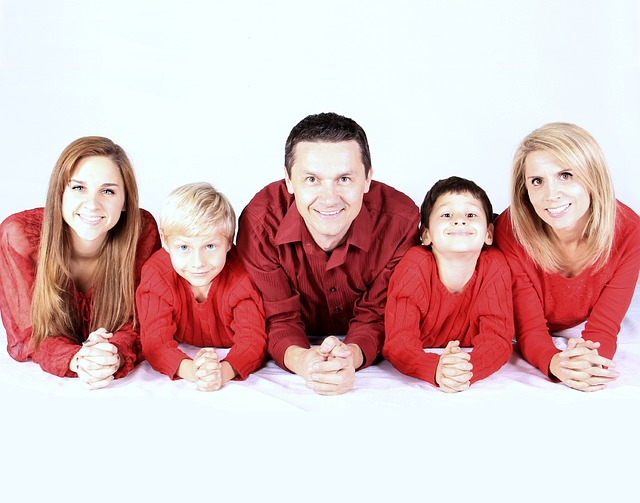
#> input picture 얼굴모자이크처리/샘플이미지.jpg, 640 x 503 px
$ python '얼굴찾아모자이크.py'
#> lines starting #> are read from the running program, lines starting #| are printed output that depends on the picture; after the words box and inside, x2 and y2 are one past the last pixel; in counts of white or black regions, pixels touching at a corner belong together
# pip install opencv-python --> 이미지및 영상처리를 하기 위한 라이브러리 버전 4.6

import numpy as np  #
import cv2  # 이미지 및 영상처리를 하기위한 라이브러리

face_cascade = cv2.CascadeClassifier(
    cv2.data.haarcascades + "haarcascade_frontalface_default.xml"
)
eye_casecade = cv2.CascadeClassifier(cv2.data.haarcascades + "haarcascade_eye.xml")


ff = np.fromfile(r"샘플이미지.jpg", np.uint8)
img = cv2.imdecode(ff, cv2.IMREAD_UNCHANGED)
#> img is the input picture: shape (503, 640, 3); mean B, G, R 191.8, 191.5, 218.5
img = cv2.resize(img, dsize=(0, 0), fx=1.0, fy=1.0, interpolation=cv2.INTER_LINEAR)

gray = cv2.cvtColor(img, cv2.COLOR_BGR2GRAY)
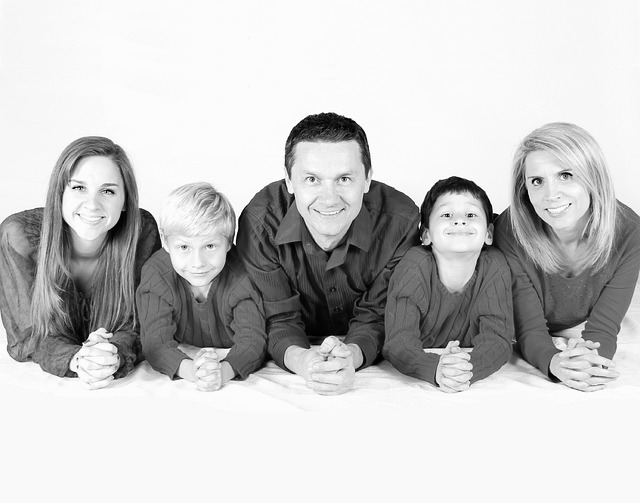
#> gray: shape (503, 640); min 0, max 255, mean 199.6

faces = face_cascade.detectMultiScale(gray, 1.2, 10)
#> faces = [[425, 192, 68, 68], [514, 149, 77, 77], [55, 160, 76, 76], [166, 222, 65, 65], [287, 147, 83, 83]]

for (x, y, w, h) in faces:
    face_img = img[y : y + h, x : x + w]
    # 찾아낸 얼굴 이미지 크기만큼만 가지고옴
    face_img = cv2.resize(face_img, dsize=(0, 0), fx=0.15, fy=0.15)
    # 가져온 이미지를 기존 사이즈에 0.15 배만큼 크기를 줄임
    face_img = cv2.resize(face_img, (w, h), interpolation=cv2.INTER_AREA)
    # 다시 원래 사리즈로 늘림
    img[y : y + h, x : x + w] = face_img
#> this loop made 5 passes
#> pass 1, `face_img = img[y : y + h, x : x + w]`:
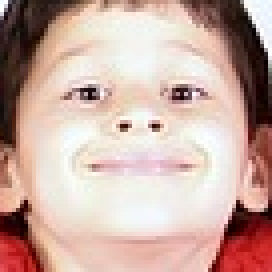
#> face_img: shape (68, 68, 3) (shown 4 times larger); mean B, G, R 162, 171.3, 200.8
#> pass 1, `face_img = cv2.resize(face_img, (w, h), interpolation=cv2.INTER_AREA)`:
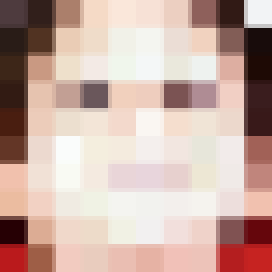
#> face_img: shape (68, 68, 3) (shown 4 times larger); mean B, G, R 164.2, 173.4, 200.9
#> pass 2, `face_img = img[y : y + h, x : x + w]`:
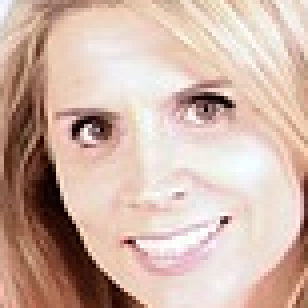
#> face_img: shape (77, 77, 3) (shown 4 times larger); mean B, G, R 168.3, 180.7, 208.1
#> pass 2, `face_img = cv2.resize(face_img, (w, h), interpolation=cv2.INTER_AREA)`:
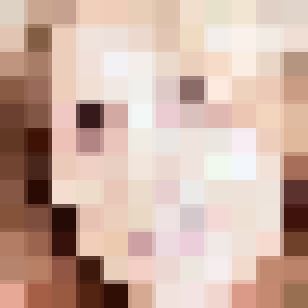
#> face_img: shape (77, 77, 3) (shown 4 times larger); mean B, G, R 164.7, 177.2, 205.6
#> after the loop:
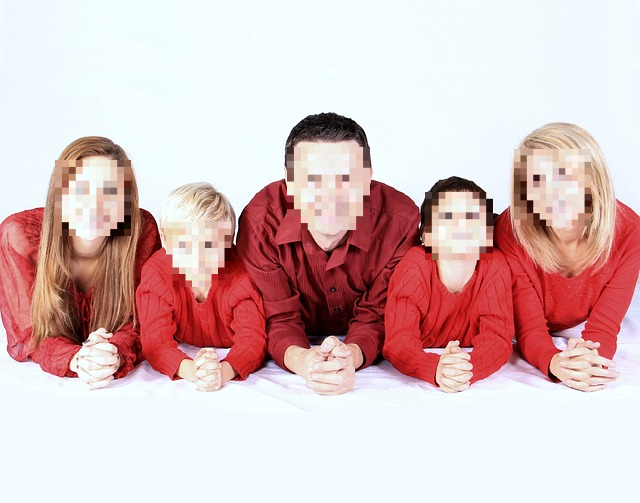
#> img: shape (503, 640, 3); 8.49% of pixels changed, all inside (x1, y1, x2, y2) = (55, 147, 591, 287)
    # 해당 이미지 위치로 다시가서 변경된 이미지 치환
cv2.imshow("face find", img)
cv2.waitKey(0)
cv2.destroyAllWindows()
